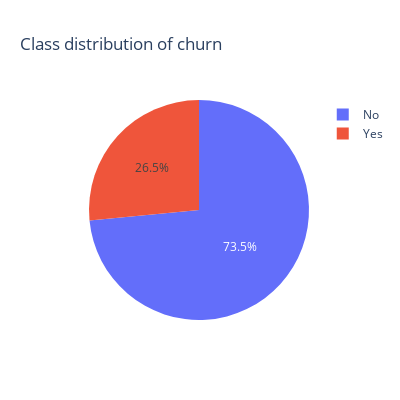

Here is the notebook cell this chart was saved with:
### Code cell
#pie chart for traget column
fig=px.pie(df,names='churn',height=400,width=400,title='Class distribution of churn')
fig.show()
100*(df['churn'].value_counts())/(df.shape[0])

### Figure 1 — Plotly figure (JSON) as saved in the notebook; plotly's stock layout.template omitted (floating-point values rounded to 4 significant figures; data arrays with more than 128 entries replaced by an {"elided": "..."} marker saying what was removed)
{"data": [{"domain": {"x": [0, 1], "y": [0, 1]}, "hovertemplate": "churn=%{label}<extra></extra>", "labels": {"elided": "7043 str values"}, "legendgroup": "", "name": "", "showlegend": true, "type": "pie"}], "layout": {"height": 400, "legend": {"tracegroupgap": 0}, "title": {"text": "Class distribution of churn"}, "width": 400}}
